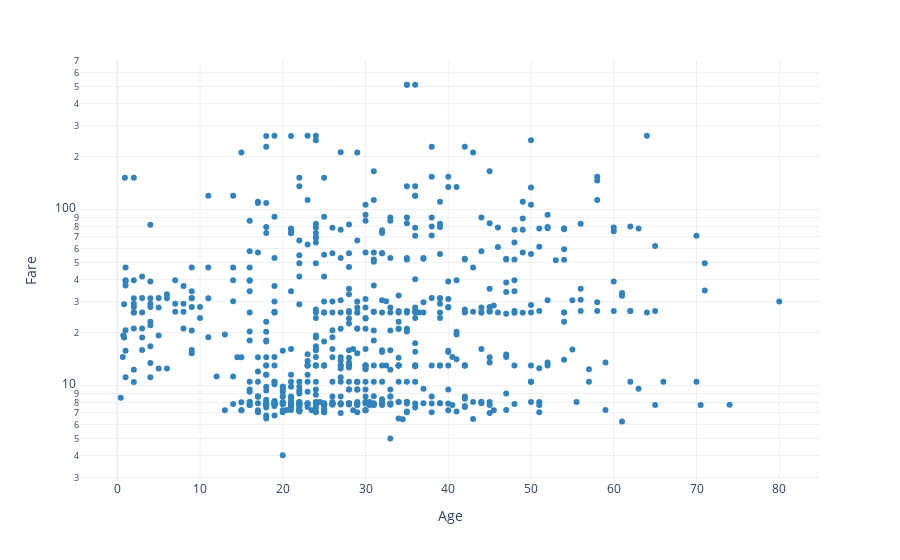

Notebook source saved alongside this figure:
### Markdown cell above
## Scatter Plots

### Code cell
fig = px.scatter(data_frame=df,
                 x='Age',
                 y='Fare',
                 hover_data=['Name', 'Sex'],
                 template='plotly_white',
                 color_discrete_sequence=['#3182bd'],
                 log_y=True)
fig.show()

### Figure 1 — Plotly figure (JSON) as saved in the notebook; plotly's stock layout.template omitted (floating-point values rounded to 4 significant figures; data arrays with more than 128 entries replaced by an {"elided": "..."} marker saying what was removed)
{"data": [{"customdata": {"elided": "891x2 str values"}, "hovertemplate": "Age=%{x}<br>Fare=%{y}<br>Name=%{customdata[0]}<br>Sex=%{customdata[1]}<extra></extra>", "legendgroup": "", "marker": {"color": "#3182bd", "symbol": "circle"}, "mode": "markers", "name": "", "orientation": "v", "showlegend": false, "type": "scatter", "x": {"elided": "891 float values"}, "xaxis": "x", "y": {"elided": "891 float values"}, "yaxis": "y"}], "layout": {"legend": {"tracegroupgap": 0}, "margin": {"t": 60}, "xaxis": {"anchor": "y", "domain": [0, 1], "title": {"text": "Age"}}, "yaxis": {"anchor": "x", "domain": [0, 1], "title": {"text": "Fare"}, "type": "log"}}}
